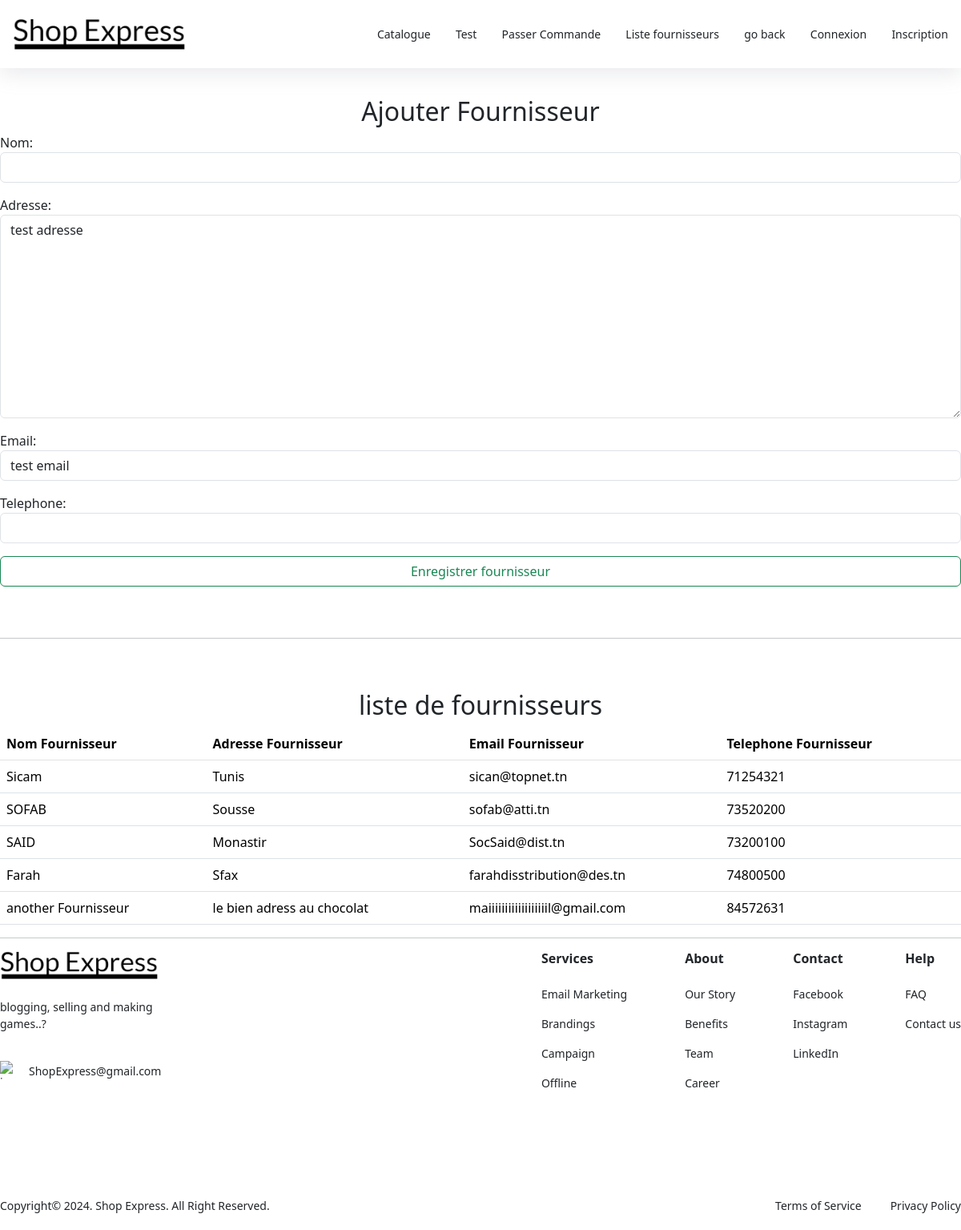
Screenshot of /magasin/nouveauFournisseur/ with the database file from the repository.
### magasin/models.py (models this page shows, shortened)
class Fournisseur(models.Model):
    nom = models.CharField(max_length=100)
    adresse = models.TextField(default='test adresse')
    email = models.EmailField(default='test email')
    telephone = models.CharField(max_length=8)

### magasin/views.py (the view)
# urls.py: path('nouveauFournisseur/', views.nouveauFournisseur, name='nouvFour'),
def nouveauFournisseur(request):
    if( request.method == "POST" ):
        form = FournisseurForm(request.POST, request.FILES)
        if( form.is_valid() ):
            form.save()
            return redirect('/magasin')
    else:
        form = FournisseurForm()
    listFour = Fournisseur.objects.all()
    return render(request, 'magasin/fournisseur.html', {'form':form, 'fournisseurs':listFour})

### magasin/forms.py
class FournisseurForm(ModelForm):
    def __init__(self, *args, **kwargs):
        user = kwargs.pop('user',None)
        super().__init__(*args, **kwargs)
        self.fields['nom'].widget.attrs['class'] = 'form-control'
        self.fields['adresse'].widget.attrs['class'] = 'form-control'
        self.fields['email'].widget.attrs['class'] = 'form-control'
        self.fields['telephone'].widget.attrs['class'] = 'form-control'
    class Meta:
        model = Fournisseur
        fields = "__all__"

### magasin/templates/magasin/fournisseur.html (shortened to what this page needs)
{% extends 'base.html' %}
{% block content %}
<br><br><br><br><br>
<div class="col-md-12 text-center">
    <h2>Ajouter Fournisseur</h2>
</div>
<form method="POST" class="post-form">
    {{form.as_p}}
    <button type="submit" class="btn btn-outline-success" style="width: 100%;">Enregistrer fournisseur</button>
</form>
<br>
<br>
<hr>
<br>
<br>
<div class="col-md-12 text-center"><h2>liste de fournisseurs</h2></div>
<table class="table">
    <thead>
        <tr>
          <th scope="col">Nom Fournisseur</th>
          <th scope="col">Adresse Fournisseur</th>
          <th scope="col">Email Fournisseur</th>
          <th scope="col">Telephone Fournisseur</th>
        </tr>
      </thead>
{% for fournisseur in fournisseurs %}
        <tbody>
          <tr>
            <td scope="row">{{ fournisseur.nom }}</td>
            <td>{{ fournisseur.adresse }}</td>
            <td>{{ fournisseur.email }}</td>
            <td>{{ fournisseur.telephone }}</td>
          </tr>
        </tbody>
{% endfor %}
</table>
{% endblock %}

### rows the page displays
Fournisseur: nom "Sicam", adresse "Tunis", email "sican@topnet.tn", telephone "71254321"
Fournisseur: nom "SOFAB", adresse "Sousse", email "sofab@atti.tn", telephone "73520200"
Fournisseur: nom "SAID", adresse "Monastir", email "SocSaid@dist.tn", telephone "73200100"
Fournisseur: nom "Farah", adresse "Sfax", email "farahdisstribution@des.tn", telephone "74800500"
Fournisseur: nom "another Fournisseur", adresse "le bien adress au chocolat", email "maiiiiiiiiiiiiiiiiiil@gmail.com", telephone "84572631"
